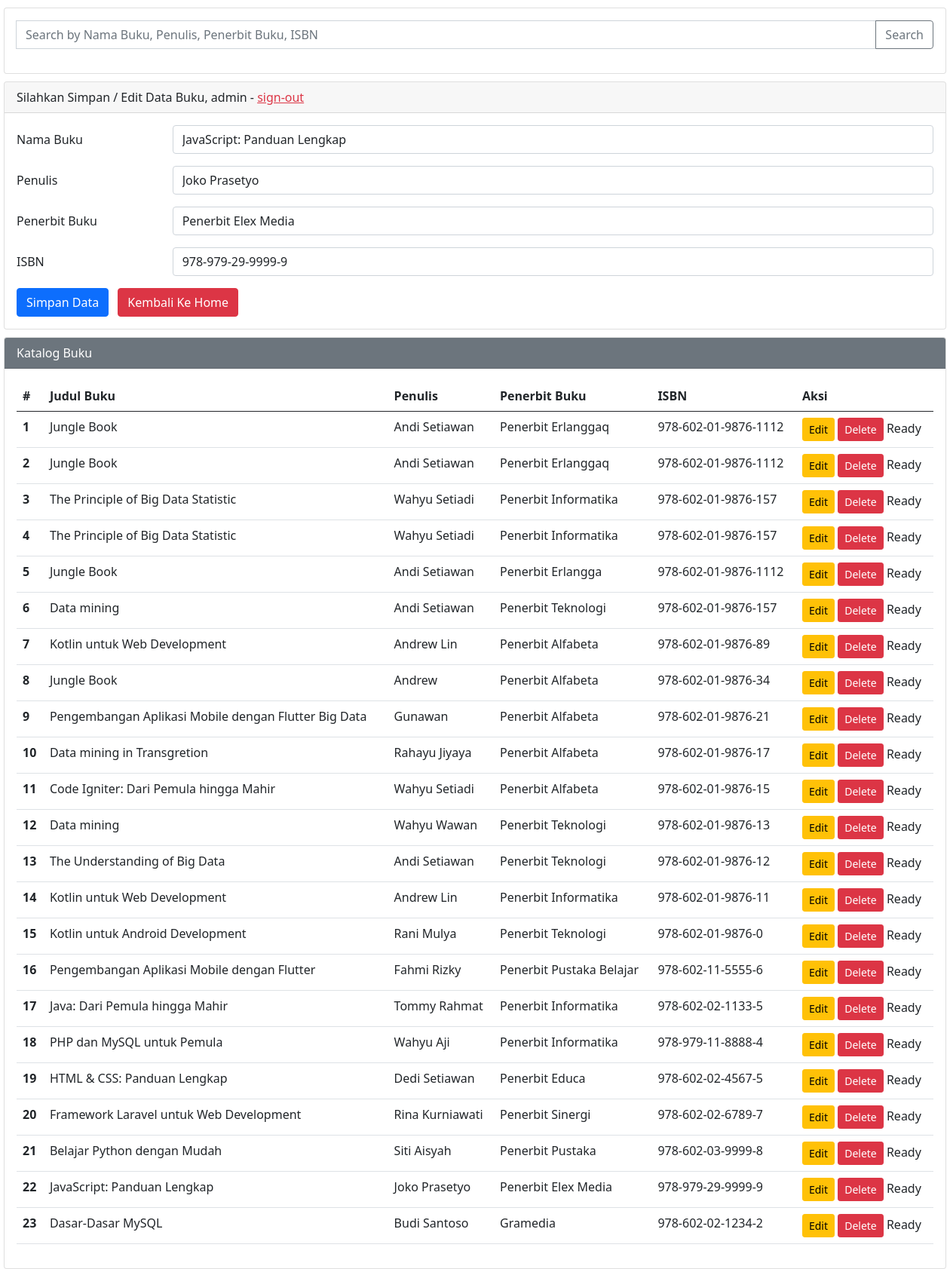
Page /index.php?controller=Book&action=edit&id=4 on the committed database.
### tables this page shows
CREATE TABLE `library_system` (
  `id` int(11) NOT NULL,
  `nama_buku` varchar(255) NOT NULL,
  `penulis` varchar(255) NOT NULL,
  `penerbit_buku` varchar(255) NOT NULL,
  `isbn` varchar(255) NOT NULL,
  `statuss` varchar(20) NOT NULL
);

### controllers/BookController.php (called while the page is built, shortened)
<?php
require_once __DIR__ . '/../config/database.php';
require_once __DIR__ . '/../app/models/Book.php';
class BookController
{
    private $model;
    public function __construct()
    {
        global $koneksi;
        $this->model = new Book($koneksi);
    }
    public function edit()
    {
        $id = $_GET['id'];
        $data1 = $this->model->getById($id);
        $book['nama_buku'] = $data1['nama_buku'];
        $book['penulis'] = $data1['penulis'];
        $book['penerbit_buku'] = $data1['penerbit_buku'];
        $book['isbn'] = $data1['isbn'];
        $search = '';
        $data = $this->model->getAll($search);
        include '../app/views/index.php';
    }
}

### app/models/Book.php (called while the page is built, shortened)
<?php
class Book {
    private $db;
    public function __construct($koneksi) {
        $this->db = $koneksi;
    }
    public function getAll($search = "") {
        $sql = "SELECT * FROM library_system";
        $sql .= " ORDER BY id DESC";
        return mysqli_query($this->db, $sql);
    }
    public function getById($id) {
        $sql = "SELECT * FROM library_system WHERE id = '$id'";
        return mysqli_fetch_assoc(mysqli_query($this->db, $sql));
    }
}

### app/views/index.php (the view, shortened to what this page needs)
<!DOCTYPE html>
<html lang="en">
<head>
    <link href="https://cdn.jsdelivr.net/npm/bootstrap@5.0.0-beta2/dist/css/bootstrap.min.css" rel="stylesheet"
>
</head>
<body>
    <div class="mx-auto">
        <div class="card">
            <div class="card-body">
                <form action="index.php?controller=Book&action=index" method="GET">
                    <div class="input-group mb-3">
                        <input type="text" class="form-control" placeholder="Search by Nama Buku, Penulis, Penerbit Buku, ISBN"
                               name="search" value="<?php echo htmlspecialchars($_GET['search'] ?? ''); ?>">
                        <button class="btn btn-outline-secondary" type="submit">Search</button>
                    </div>
                </form>
            </div>
        </div>
        <div class="card">
            <div class="card-header">
                Silahkan Simpan / Edit Data Buku, <?php echo $_SESSION['username'] ?? 'admin'; ?> -
                <a href="../public/login.php?controller=Book&action=signout" class="text-danger">sign-out</a>
            </div>
            <div class="card-body">
                <form action="index.php?controller=Book&action=create" method="POST">
                    <div class="mb-3 row">
                        <label for="nama_buku" class="col-sm-2 col-form-label">Nama Buku</label>
                        <div class="col-sm-10">
                            <input type="text" class="form-control" id="nama_buku" name="nama_buku"
                                   value="<?php echo htmlspecialchars($book['nama_buku'] ?? ''); ?>" required>
                        </div>
                    </div>
                    <div class="mb-3 row">
                        <label for="penulis" class="col-sm-2 col-form-label">Penulis</label>
                        <div class="col-sm-10">
                            <input type="text" class="form-control" id="penulis" name="penulis"
                                   value="<?php echo htmlspecialchars($book['penulis'] ?? ''); ?>" required>
                        </div>
                    </div>
                    <div class="mb-3 row">
                        <label for="penerbit_buku" class="col-sm-2 col-form-label">Penerbit Buku</label>
                        <div class="col-sm-10">
                            <input type="text" class="form-control" id="penerbit_buku" name="penerbit_buku"
                                   value="<?php echo htmlspecialchars($book['penerbit_buku'] ?? ''); ?>" required>
                        </div>
                    </div>
                    <div class="mb-3 row">
                        <label for="isbn" class="col-sm-2 col-form-label">ISBN</label>
                        <div class="col-sm-10">
                            <input type="text" class="form-control" id="isbn" name="isbn"
                                   value="<?php echo htmlspecialchars($book['isbn'] ?? ''); ?>" required>
                        </div>
                    </div>
                    <div class="col-12">
                        <input type="submit" name="simpan" value="Simpan Data" class="btn btn-primary" />
                        <a href="loading.php" class="btn btn-danger ms-2">Kembali Ke Home</a>
                    </div>
                </form>
            </div>
        </div>
        <div class="card">
            <div class="card-header text-white bg-secondary">
                Katalog Buku
            </div>
            <div class="card-body">
                <table class="table">
                    <thead>
                        <tr>
                            <th scope="col">#</th>
                            <th scope="col">Judul Buku</th>
                            <th scope="col">Penulis</th>
                            <th scope="col">Penerbit Buku</th>
                            <th scope="col">ISBN</th>
                            <th scope="col">Aksi</th>
                        </tr>
                    </thead>
                    <tbody>
                        <?php if (!empty($data)): ?>
                            <?php $urut = 1; foreach ($data as $book): ?>
                                <tr>
                                    <th scope="row"><?php echo $urut++; ?></th>
                                    <td><?php echo htmlspecialchars($book['nama_buku']); ?></td>
                                    <td><?php echo htmlspecialchars($book['penulis']); ?></td>
                                    <td><?php echo htmlspecialchars($book['penerbit_buku']); ?></td>
                                    <td><?php echo htmlspecialchars($book['isbn']); ?></td>
                                    <td>
                                        <a href="index.php?controller=Book&action=edit&id=<?php echo $book['id']; ?>"
                                            class="btn btn-warning btn-sm">Edit</a>
                                        <a href="index.php?controller=Book&action=delete&id=<?php echo $book['id']; ?>"
                                           onclick="return confirm('Yakin mau menghapus buku ini?');"
                                           class="btn btn-danger btn-sm">Delete</a>
                                        <?php if (empty($book['statuss'])): ?>
                                            <a>Ready</a>
                                        <?php else: ?>
                                            <a href="index.php?controller=Book&action=return_book&id=<?php echo $book['id']; ?>"
                                               class="btn btn-warning btn-sm">Kembalikan</a>
                                        <?php endif; ?>
                                    </td>
                                </tr>
                            <?php endforeach; ?>
                        <?php else: ?>
                            <tr>
                                <td colspan="6" class="text-center">Tidak ada data buku.</td>
                            </tr>
                        <?php endif; ?>
                    </tbody>
                </table>
            </div>
        </div>
    </div>
</body>
</html>

### app/views/index.php (style rules this page uses)
.mx-auto { width: 1250px; }
.card { margin-top: 10px; }

### rows in the picture
library_system: nama_buku "JavaScript: Panduan Lengkap", penulis "Joko Prasetyo", penerbit_buku "Penerbit Elex Media", isbn "978-979-29-9999-9", statuss "Ready"
library_system: nama_buku "Jungle Book", penulis "Andi Setiawan", penerbit_buku "Penerbit Erlanggaq", isbn "978-602-01-9876-1112", statuss "Ready"
library_system: nama_buku "Jungle Book", penulis "Andi Setiawan", penerbit_buku "Penerbit Erlanggaq", isbn "978-602-01-9876-1112", statuss "Ready"
library_system: nama_buku "The Principle of Big Data Statistic", penulis "Wahyu Setiadi", penerbit_buku "Penerbit Informatika", isbn "978-602-01-9876-157", statuss "Ready"
library_system: nama_buku "The Principle of Big Data Statistic", penulis "Wahyu Setiadi", penerbit_buku "Penerbit Informatika", isbn "978-602-01-9876-157", statuss "Ready"
library_system: nama_buku "Jungle Book", penulis "Andi Setiawan", penerbit_buku "Penerbit Erlangga", isbn "978-602-01-9876-1112", statuss "Ready"
library_system: nama_buku "Data mining", penulis "Andi Setiawan", penerbit_buku "Penerbit Teknologi", isbn "978-602-01-9876-157", statuss "Ready"
library_system: nama_buku "Kotlin untuk Web Development", penulis "Andrew Lin", penerbit_buku "Penerbit Alfabeta", isbn "978-602-01-9876-89", statuss "Ready"
library_system: nama_buku "Jungle Book", penulis "Andrew", penerbit_buku "Penerbit Alfabeta", isbn "978-602-01-9876-34", statuss "Ready"
library_system: nama_buku "Pengembangan Aplikasi Mobile dengan Flutter Big Data", penulis "Gunawan", penerbit_buku "Penerbit Alfabeta", isbn "978-602-01-9876-21", statuss "Ready"
library_system: nama_buku "Data mining in Transgretion", penulis "Rahayu Jiyaya", penerbit_buku "Penerbit Alfabeta", isbn "978-602-01-9876-17", statuss "Ready"
library_system: nama_buku "Code Igniter: Dari Pemula hingga Mahir", penulis "Wahyu Setiadi", penerbit_buku "Penerbit Alfabeta", isbn "978-602-01-9876-15", statuss "Ready"
library_system: nama_buku "Data mining", penulis "Wahyu Wawan", penerbit_buku "Penerbit Teknologi", isbn "978-602-01-9876-13", statuss "Ready"
library_system: nama_buku "The Understanding of Big Data", penulis "Andi Setiawan", penerbit_buku "Penerbit Teknologi", isbn "978-602-01-9876-12", statuss "Ready"
library_system: nama_buku "Kotlin untuk Web Development", penulis "Andrew Lin", penerbit_buku "Penerbit Informatika", isbn "978-602-01-9876-11", statuss "Ready"
library_system: nama_buku "Kotlin untuk Android Development", penulis "Rani Mulya", penerbit_buku "Penerbit Teknologi", isbn "978-602-01-9876-0", statuss "Ready"
library_system: nama_buku "Pengembangan Aplikasi Mobile dengan Flutter", penulis "Fahmi Rizky", penerbit_buku "Penerbit Pustaka Belajar", isbn "978-602-11-5555-6", statuss "Ready"
library_system: nama_buku "Java: Dari Pemula hingga Mahir", penulis "Tommy Rahmat", penerbit_buku "Penerbit Informatika", isbn "978-602-02-1133-5", statuss "Ready"
library_system: nama_buku "PHP dan MySQL untuk Pemula", penulis "Wahyu Aji", penerbit_buku "Penerbit Informatika", isbn "978-979-11-8888-4", statuss "Ready"
library_system: nama_buku "HTML & CSS: Panduan Lengkap", penulis "Dedi Setiawan", penerbit_buku "Penerbit Educa", isbn "978-602-02-4567-5", statuss "Ready"
library_system: nama_buku "Framework Laravel untuk Web Development", penulis "Rina Kurniawati", penerbit_buku "Penerbit Sinergi", isbn "978-602-02-6789-7", statuss "Ready"
library_system: nama_buku "Belajar Python dengan Mudah", penulis "Siti Aisyah", penerbit_buku "Penerbit Pustaka", isbn "978-602-03-9999-8", statuss "Ready"
library_system: nama_buku "Dasar-Dasar MySQL", penulis "Budi Santoso", penerbit_buku "Gramedia", isbn "978-602-02-1234-2", statuss "Ready"

### other values in the picture
$_SESSION['username'] "admin"
